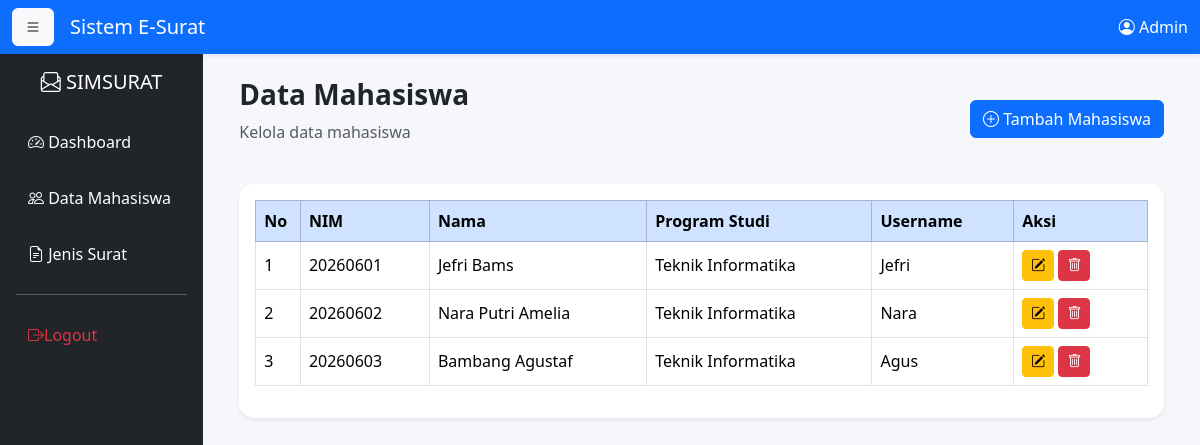
The page /mahasiswa.php (signed in) on the database its author committed.
### tables this page shows
CREATE TABLE `mahasiswa` (
  `id_mahasiswa` int(11) NOT NULL,
  `id_user` int(11) NOT NULL,
  `nim` varchar(15) NOT NULL,
  `nama` varchar(100) NOT NULL,
  `prodi` varchar(100) NOT NULL
);

CREATE TABLE `users` (
  `id_user` int(11) NOT NULL,
  `username` varchar(30) NOT NULL,
  `password` varchar(255) NOT NULL,
  `role` enum('admin','tu','mahasiswa') NOT NULL
);

### mahasiswa.php (the view, shortened to what this page needs)
<?php
require_once __DIR__ . "/../config/koneksi.php";
require_once __DIR__ . "/../includes/header.php";
require_once __DIR__ . "/../includes/sidebar.php";
?>
<div class="container-fluid">
    <div class="d-flex justify-content-between align-items-center mb-4">
        <div>
            <h3 class="fw-bold">
                Data Mahasiswa
            </h3>
            <p class="text-muted">
                Kelola data mahasiswa
            </p>
        </div>
        <button
            class="btn btn-primary"
            data-bs-toggle="modal"
            data-bs-target="#modalTambah">
            <i class="bi bi-plus-circle"></i>
            Tambah Mahasiswa
        </button>
    </div>
    <div class="card shadow-sm">
        <div class="card-body">
            <div class="table-responsive">
                <table class="table table-bordered table-hover align-middle">
                    <thead class="table-primary">
                        <tr>
                            <th width="5%">No</th>
                            <th>NIM</th>
                            <th>Nama</th>
                            <th>Program Studi</th>
                            <th>Username</th>
                            <th width="15%">Aksi</th>
                        </tr>
                    </thead>
                    <tbody>
                        <?php
                        $no = 1;
                        $query = mysqli_query($conn, "
SELECT *
FROM mahasiswa
JOIN users
ON mahasiswa.id_user=users.id_user
ORDER BY nim ASC
");
                        if (mysqli_num_rows($query) > 0) {
                            while ($row = mysqli_fetch_assoc($query)) {
                        ?>
                                <tr>
                                    <td><?= $no++; ?></td>
                                    <td><?= $row['nim']; ?></td>
                                    <td><?= $row['nama']; ?></td>
                                    <td><?= $row['prodi']; ?></td>
                                    <td><?= $row['username']; ?></td>
                                    <td>
                                        <button
                                            class="btn btn-warning btn-sm"
                                            data-bs-toggle="modal"
                                            data-bs-target="#edit<?= $row['id_mahasiswa']; ?>">
                                            <i class="bi bi-pencil-square"></i>
                                        </button>
                                        <a
                                            href="?hapus=<?= $row['id_mahasiswa']; ?>"
                                            class="btn btn-danger btn-sm"
                                            onclick="return confirm('Yakin ingin menghapus data?')">
                                            <i class="bi bi-trash"></i>
                                        </a>
                                    </td>
                                </tr>
                        <?php
                            }
                        }
                        ?>
                    </tbody>
                </table>
            </div>
        </div>
    </div>
    <?php
    require_once __DIR__ . "/../includes/footer.php";
    ?>

### header.php (shortened to what this page needs)
<!DOCTYPE html>
<html lang="id">
<head>
    <link href="https://cdn.jsdelivr.net/npm/bootstrap@5.3.3/dist/css/bootstrap.min.css" rel="stylesheet">
    <link href="https://cdn.jsdelivr.net/npm/bootstrap-icons@1.11.3/font/bootstrap-icons.css" rel="stylesheet">
    <link rel="stylesheet" href="../assets/css/style.css">
</head>
<body>
    <nav class="navbar navbar-expand-lg navbar-dark bg-primary shadow-sm">
        <div class="container-fluid">
            <button class="btn btn-light me-3" id="menu-toggle">
                <i class="bi bi-list"></i>
            </button>
            <span class="navbar-brand mb-0 h1">
                Sistem E-Surat
            </span>
            <div class="ms-auto text-white">
                <i class="bi bi-person-circle"></i>
                <?= ucfirst($_SESSION['role']); ?>
            </div>
        </div>
    </nav>
    <div class="d-flex">

### sidebar.php (shortened to what this page needs)
<div class="sidebar bg-dark text-white p-3" id="sidebar">
    <h5 class="text-center mb-4">
        <i class="bi bi-envelope-paper"></i>
        SIMSURAT
    </h5>
    <?php if ($_SESSION['role'] == "admin") { ?>
        <a href="dashboard.php" class="menu">
            <i class="bi bi-speedometer2"></i>
            Dashboard
        </a>
        <a href="mahasiswa.php" class="menu">
            <i class="bi bi-people"></i>
            Data Mahasiswa
        </a>
        <a href="jenis_surat.php" class="menu">
            <i class="bi bi-file-earmark-text"></i>
            Jenis Surat
        </a>
    <?php } ?>
    <hr>
    <a href="../logout.php" class="menu text-danger"><i class="bi bi-box-arrow-right"></i>Logout</a>
</div>
<div class="content p-4 w-100">

### footer.php (shortened to what this page needs)
</div>
</div>
</body>
</html>

### style.css (style rules this page uses)
body { background:#f5f7fb; }
.sidebar { width:240px; min-height:100vh; transition:.3s; }
.menu { display:block; color:white; text-decoration:none; padding:12px; border-radius:8px; margin-bottom:8px; transition:.2s; }
.content { overflow-x:auto; }
.card { border:none; border-radius:15px; box-shadow:0 5px 15px rgba(0,0,0,.08); }
.table { background:white; }

### rows shown on the page
mahasiswa: nim "20260601", nama "Jefri Bams", prodi "Teknik Informatika", id_user.username "Jefri"
mahasiswa: nim "20260602", nama "Nara Putri Amelia", prodi "Teknik Informatika", id_user.username "Nara"
mahasiswa: nim "20260603", nama "Bambang Agustaf", prodi "Teknik Informatika", id_user.username "Agus"

### other values the page prints
$_SESSION['role'] "Admin"
